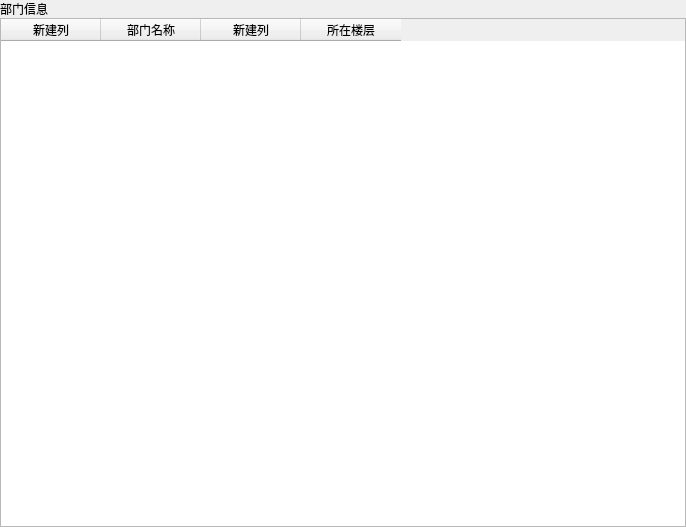
<?xml version="1.0" encoding="UTF-8"?>
<ui version="4.0">
 <class>Dept_Info</class>
 <widget class="QWidget" name="Dept_Info">
  <property name="geometry">
   <rect>
    <x>0</x>
    <y>0</y>
    <width>686</width>
    <height>527</height>
   </rect>
  </property>
  <property name="windowTitle">
   <string>Form</string>
  </property>
  <layout class="QVBoxLayout" name="verticalLayout">
   <property name="spacing">
    <number>0</number>
   </property>
   <property name="leftMargin">
    <number>0</number>
   </property>
   <property name="topMargin">
    <number>0</number>
   </property>
   <property name="rightMargin">
    <number>0</number>
   </property>
   <property name="bottomMargin">
    <number>0</number>
   </property>
   <item>
    <widget class="QLabel" name="label">
     <property name="text">
      <string>部门信息</string>
     </property>
    </widget>
   </item>
   <item>
    <widget class="QTableWidget" name="tableWidget">
     <column>
      <property name="text">
       <string>新建列</string>
      </property>
     </column>
     <column>
      <property name="text">
       <string>部门名称</string>
      </property>
     </column>
     <column>
      <property name="text">
       <string>新建列</string>
      </property>
     </column>
     <column>
      <property name="text">
       <string>所在楼层</string>
      </property>
     </column>
    </widget>
   </item>
  </layout>
 </widget>
 <resources/>
 <connections/>
</ui>
